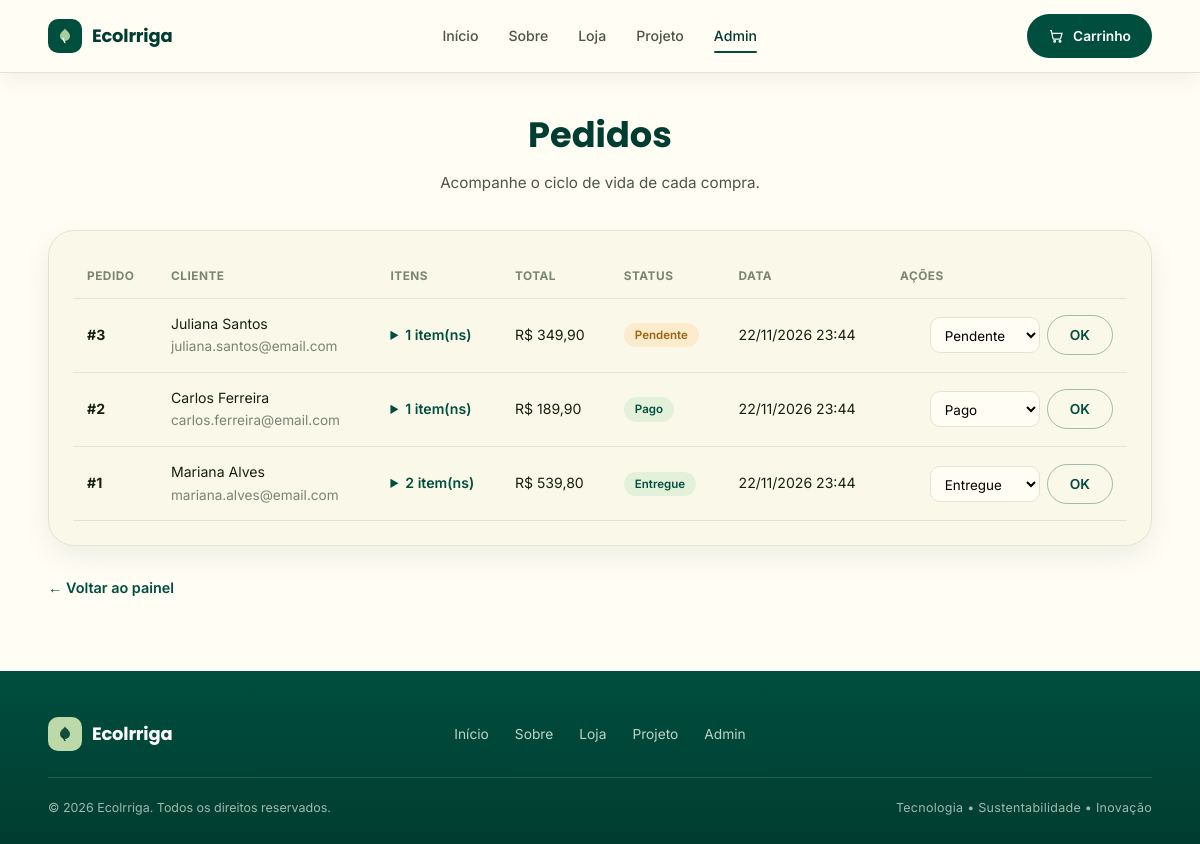
The app's page /admin/pedidos.php with its own data.
### tables this page shows
CREATE TABLE pedidos (
  id          INT UNSIGNED  NOT NULL AUTO_INCREMENT,
  cliente_id  INT UNSIGNED  NOT NULL,              
  total       DECIMAL(10,2) NOT NULL,              
  status      ENUM('pendente','pago','enviado','entregue','cancelado')
                NOT NULL DEFAULT 'pendente',       
  criado_em   TIMESTAMP     NOT NULL DEFAULT CURRENT_TIMESTAMP,

  PRIMARY KEY (id),
  KEY idx_pedido_cliente (cliente_id),
  CONSTRAINT fk_pedido_cliente
    FOREIGN KEY (cliente_id) REFERENCES clientes (id)
    ON UPDATE CASCADE
    ON DELETE RESTRICT                            
                                                 
);

CREATE TABLE clientes (
  id         INT UNSIGNED NOT NULL AUTO_INCREMENT,
  nome       VARCHAR(120) NOT NULL,                
  email      VARCHAR(160) NOT NULL,                
  telefone   VARCHAR(20)  NULL,                    
  endereco   VARCHAR(200) NULL,                    
  cidade     VARCHAR(80)  NULL,                    
  criado_em  TIMESTAMP    NOT NULL DEFAULT CURRENT_TIMESTAMP,

  PRIMARY KEY (id),
  UNIQUE KEY uq_cliente_email (email)              
);

### includes/funcoes.php (called while the page is built, shortened)
<?php
function esc(?string $valor): string
{
    return htmlspecialchars($valor ?? '', ENT_QUOTES, 'UTF-8');
}
function brl($valor): string
{
    return 'R$ ' . number_format((float) $valor, 2, ',', '.');
}

### admin/pedidos.php (the view, shortened to what this page needs)
<?php
require_once __DIR__ . '/../includes/funcoes.php';
$pdo = conexao();
$statusPermitidos = ['pendente', 'pago', 'enviado', 'entregue', 'cancelado'];
$pedidos = $pdo->query(
    'SELECT p.id, p.total, p.status, p.criado_em,
            c.nome AS cliente_nome, c.email AS cliente_email
       FROM pedidos p
       JOIN clientes c ON c.id = p.cliente_id
      ORDER BY p.id DESC'
)->fetchAll();
$itensPorPedido = [];
$rows = $pdo->query(
    'SELECT pedido_id, nome_produto, preco_unitario, quantidade
       FROM itens_pedido ORDER BY pedido_id, id'
)->fetchAll();
foreach ($rows as $r) {
    $itensPorPedido[$r['pedido_id']][] = $r;
}
include __DIR__ . '/../includes/header.php';
?>
<section class="store-body">
  <div class="container">
    <div class="section-head">
      <h1>Pedidos</h1>
      <p>Acompanhe o ciclo de vida de cada compra.</p>
    </div>
    <div class="card admin-card">
      <div class="table-wrap">
        <table class="admin-table">
          <thead>
            <tr>
              <th>Pedido</th><th>Cliente</th><th>Itens</th><th>Total</th>
              <th>Status</th><th>Data</th><th class="actions-col">Ações</th>
            </tr>
          </thead>
          <tbody>
            <?php foreach ($pedidos as $p): ?>
              <tr>
                <td><strong>#<?= (int) $p['id'] ?></strong></td>
                <td>
                  <?= esc($p['cliente_nome']) ?><br>
                  <small class="muted"><?= esc($p['cliente_email']) ?></small>
                </td>
                <td>
                  <details class="order-items">
                    <summary><?= count($itensPorPedido[$p['id']] ?? []) ?> item(ns)</summary>
                  </details>
                </td>
                <td><?= brl($p['total']) ?></td>
                <td><span class="badge badge-<?= esc($p['status']) ?>"><?= esc($p['status']) ?></span></td>
                <td><?= date('d/m/Y H:i', strtotime($p['criado_em'])) ?></td>
                <td class="actions-col">
                  <form method="post" action="pedidos.php" class="status-form">
                    <select name="status" aria-label="Status do pedido <?= (int) $p['id'] ?>">
                      <?php foreach ($statusPermitidos as $s): ?>
                        <option value="<?= $s ?>" <?= $p['status'] === $s ? 'selected' : '' ?>>
                          <?= ucfirst($s) ?>
                        </option>
                      <?php endforeach; ?>
                    </select>
                    <button class="btn btn-ghost btn-sm" type="submit">OK</button>
                  </form>
                </td>
              </tr>
            <?php endforeach; ?>
          </tbody>
        </table>
      </div>
    </div>
    <a class="back-link" href="index.php">← Voltar ao painel</a>
  </div>
</section>
<?php include __DIR__ . '/../includes/footer.php'; ?>

### css/styles.css (style rules this page uses)
:root { --green-900: #003D31; --green-800: #004E3E; --green-700: #13240B; --olive: #818C46; --green-300: #BDD9A9; --green-200: #9EB2A4; --sand: #DDDDBF; --cream: #FAF8E9; --cream-50: #FFFDF4; --cream-200: #E8E8CF; --beige: #E0DBA4; --amber: #E9A12E; --orange: #FF8700; --ink: #16210F; --ink-soft: #4B5548; --line: #E3E5D2; --radius-lg: 26px; --radius-md: 18px; --radius-sm: 12px; --shadow-soft: 0 10px 30px rgba(19, 36, 11, 0.07); --shadow-card: 0 18px 44px rgba(19, 36, 11, 0.10); --font-head: "Poppins", system-ui, sans-serif; --font-body: "Inter", system-ui, sans-serif; }
* { margin: 0; padding: 0; box-sizing: border-box; }
html { scroll-behavior: smooth; scroll-padding-top: 90px; }
body { font-family: var(--font-body); color: var(--ink); background: var(--cream-50); line-height: 1.6; -webkit-font-smoothing: antialiased; }
a { text-decoration: none; color: inherit; }
button { font-family: inherit; cursor: pointer; }
.container { width: min(1160px, 92%); margin-inline: auto; }
h1, h2, h3, .brand-name { font-family: var(--font-head); }
.btn { display: inline-flex; align-items: center; gap: 9px; padding: 13px 24px; border-radius: 999px; font-size: 0.92rem; font-weight: 600; border: 1.6px solid transparent; transition: transform .25s ease, box-shadow .25s ease, background .25s ease, color .25s ease; }
.btn-ghost { background: transparent; color: var(--green-800); border-color: rgba(0, 78, 62, .35); }
.btn-sm { padding: 11px 22px; font-size: .86rem; }
.card { background: var(--cream); border: 1px solid var(--line); border-radius: var(--radius-lg); padding: 30px; box-shadow: var(--shadow-soft); }
.section-head { text-align: center; max-width: 620px; margin: 0 auto 34px; }
.section-head p { color: var(--ink-soft); font-size: .95rem; margin-top: 10px; }

### css/loja.css (style rules this page uses)
.section-head h1 { font-size: clamp(1.7rem, 3.4vw, 2.2rem); color: var(--green-900); font-weight: 700; }
.section-head p { color: var(--ink-soft); font-size: .95rem; margin-top: 8px; }
.back-link { display: inline-block; margin-top: 20px; color: var(--green-800); font-weight: 600; font-size: .9rem; }
.muted { color: #7A8474; font-size: .85rem; }
.store-body { padding: 34px 0 70px; }
.badge { display: inline-block; padding: 3px 11px; border-radius: 999px; font-size: .72rem; font-weight: 600; text-transform: capitalize; }
.badge-pendente { background: #FCEBCD; color: #9A6410; }
.badge-pago { background: #E4F1DA; color: var(--green-800); }
.badge-entregue { background: #E4F1DA; color: var(--green-800); }
.admin-card { padding: 24px; margin-bottom: 10px; }
.table-wrap { overflow-x: auto; }
.admin-table { width: 100%; border-collapse: collapse; font-size: .88rem; }
.admin-table th { text-align: left; font-size: .74rem; text-transform: uppercase; letter-spacing: .5px; color: #7A8474; padding: 12px 14px; border-bottom: 1.5px solid var(--line); white-space: nowrap; }
.admin-table td { padding: 14px; border-bottom: 1px solid var(--line); vertical-align: middle; color: var(--ink); }
.actions-col { white-space: nowrap; }
td.actions-col { text-align: right; }
td.actions-col form { display: inline-block; margin-left: 5px; vertical-align: middle; }
.status-form { display: flex; gap: 7px; align-items: center; }
td.actions-col .status-form { display: flex; justify-content: flex-end; }
.status-form select { padding: 8px 10px; border: 1.5px solid var(--line); border-radius: 10px; font-family: var(--font-body); font-size: .84rem; background: var(--cream-50); }
.order-items summary { cursor: pointer; color: var(--green-800); font-weight: 600; }

### records on screen
pedidos: id "3", cliente.nome "Juliana Santos", cliente.email "juliana.santos@email.com", id "1", total "R$ 349,90", status "Pendente", criado_em "22/11/2026 23:44"
pedidos: id "2", cliente.nome "Carlos Ferreira", cliente.email "carlos.ferreira@email.com", id "1", total "R$ 189,90", status "Pago", criado_em "22/11/2026 23:44"
pedidos: id "1", cliente.nome "Mariana Alves", cliente.email "mariana.alves@email.com", id "2", total "R$ 539,80", status "Entregue", criado_em "22/11/2026 23:44"
